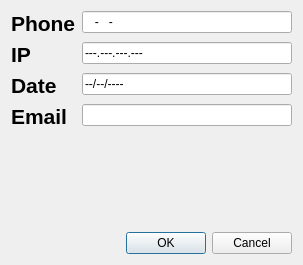
<?xml version="1.0" encoding="UTF-8"?>
<ui version="4.0">
 <class>Dialog</class>
 <widget class="QDialog" name="Dialog">
  <property name="geometry">
   <rect>
    <x>0</x>
    <y>0</y>
    <width>303</width>
    <height>265</height>
   </rect>
  </property>
  <property name="windowTitle">
   <string>Dialog</string>
  </property>
  <layout class="QVBoxLayout" name="verticalLayout">
   <item>
    <layout class="QFormLayout" name="formLayout">
     <item row="0" column="0">
      <widget class="QLabel" name="label">
       <property name="font">
        <font>
         <pointsize>16</pointsize>
         <bold>true</bold>
        </font>
       </property>
       <property name="text">
        <string>Phone</string>
       </property>
      </widget>
     </item>
     <item row="0" column="1">
      <widget class="QLineEdit" name="lineEdit">
       <property name="inputMask">
        <string>000-000-0000</string>
       </property>
      </widget>
     </item>
     <item row="1" column="0">
      <widget class="QLabel" name="label_2">
       <property name="font">
        <font>
         <pointsize>16</pointsize>
         <bold>true</bold>
        </font>
       </property>
       <property name="text">
        <string>IP</string>
       </property>
      </widget>
     </item>
     <item row="1" column="1">
      <widget class="QLineEdit" name="lineEdit_2">
       <property name="inputMask">
        <string>000.000.000.000;-</string>
       </property>
      </widget>
     </item>
     <item row="2" column="0">
      <widget class="QLabel" name="label_3">
       <property name="font">
        <font>
         <pointsize>16</pointsize>
         <bold>true</bold>
        </font>
       </property>
       <property name="text">
        <string>Date</string>
       </property>
      </widget>
     </item>
     <item row="2" column="1">
      <widget class="QLineEdit" name="lineEdit_3">
       <property name="inputMask">
        <string>00/00/0000;-</string>
       </property>
      </widget>
     </item>
     <item row="3" column="0">
      <widget class="QLabel" name="label_4">
       <property name="font">
        <font>
         <pointsize>16</pointsize>
         <bold>true</bold>
        </font>
       </property>
       <property name="text">
        <string>Email</string>
       </property>
      </widget>
     </item>
     <item row="3" column="1">
      <widget class="QLineEdit" name="lineEdit_4"/>
     </item>
    </layout>
   </item>
   <item>
    <widget class="QDialogButtonBox" name="buttonBox">
     <property name="standardButtons">
      <set>QDialogButtonBox::Cancel|QDialogButtonBox::Ok</set>
     </property>
    </widget>
   </item>
  </layout>
 </widget>
 <resources/>
 <connections/>
</ui>
